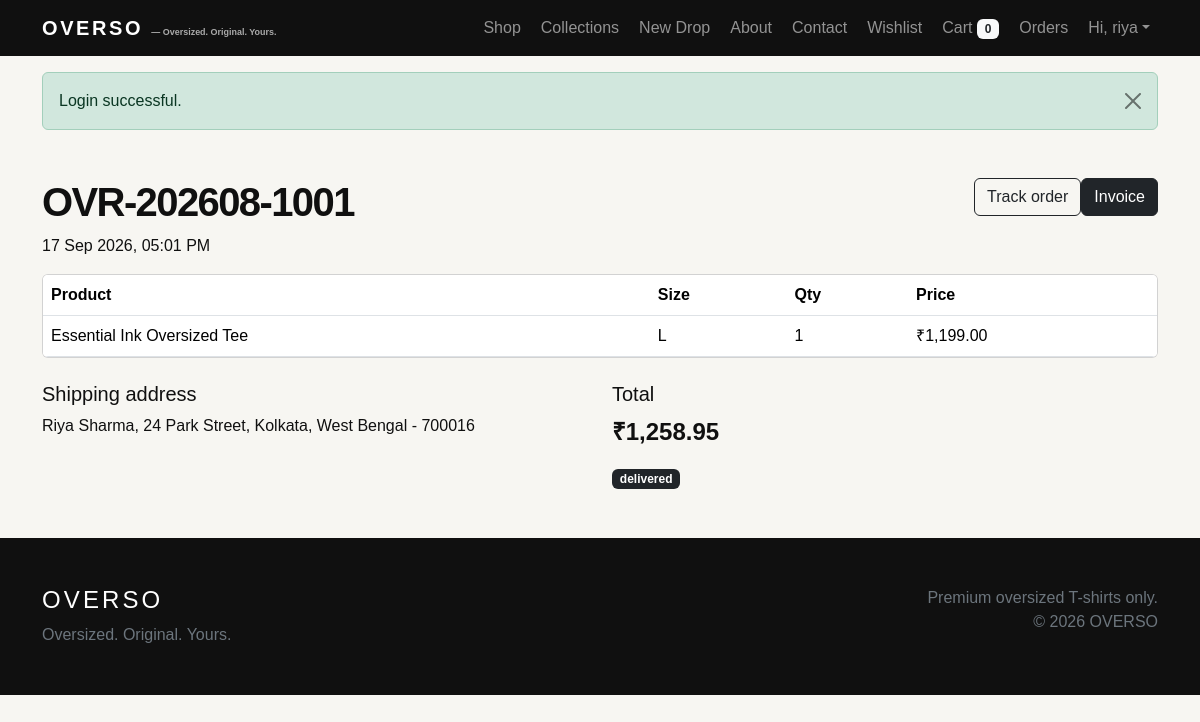
/order-details.php?id=1 (signed in), run on the app's committed database.
### tables this page shows
CREATE TABLE orders (id INT AUTO_INCREMENT PRIMARY KEY,order_number VARCHAR(30) UNIQUE NOT NULL,user_id INT NOT NULL,coupon_id INT NULL,shipping_address TEXT NOT NULL,billing_address TEXT NOT NULL,subtotal DECIMAL(10,2) NOT NULL,coupon_discount DECIMAL(10,2) DEFAULT 0,tax DECIMAL(10,2) DEFAULT 0,delivery_charge DECIMAL(10,2) DEFAULT 0,total_amount DECIMAL(10,2) NOT NULL,payment_method ENUM('cod','upi','card','netbanking') NOT NULL,payment_status ENUM('pending','paid','failed') DEFAULT 'pending',order_status ENUM('pending','confirmed','packed','shipped','out_for_delivery','delivered','cancelled') DEFAULT 'pending',created_at TIMESTAMP DEFAULT CURRENT_TIMESTAMP,FOREIGN KEY(user_id) REFERENCES users(id),FOREIGN KEY(coupon_id) REFERENCES coupons(id),INDEX(order_status));

CREATE TABLE order_items (id INT AUTO_INCREMENT PRIMARY KEY,order_id INT NOT NULL,product_id INT NOT NULL,product_name VARCHAR(150) NOT NULL,size VARCHAR(10) NOT NULL,quantity INT NOT NULL,unit_price DECIMAL(10,2) NOT NULL,FOREIGN KEY(order_id) REFERENCES orders(id) ON DELETE CASCADE,FOREIGN KEY(product_id) REFERENCES products(id));

### config/database.php (called while the page is built, shortened)
<?php
function db(): PDO {
    static $pdo;
    if (!$pdo) {
        $pdo = new PDO('mysql:host='.DB_HOST.';dbname='.DB_NAME.';charset=utf8mb4', DB_USER, DB_PASS, [
            PDO::ATTR_ERRMODE => PDO::ERRMODE_EXCEPTION,
            PDO::ATTR_DEFAULT_FETCH_MODE => PDO::FETCH_ASSOC,
        ]);
    }
    return $pdo;
}

### includes/functions.php (called while the page is built, shortened)
<?php
require_once __DIR__ . '/../config/database.php';
function e($value): string { return htmlspecialchars((string)$value, ENT_QUOTES, 'UTF-8'); }
function base(string $path = ''): string {
    return preg_match('#^https?://#i', $path) ? $path : '/OVERSO/' . ltrim($path, '/');
}
function money($amount): string { return '₹' . number_format((float)$amount, 2); }

### order-details.php (the view)
<?php require 'includes/functions.php';require_login();$q=db()->prepare('SELECT * FROM orders WHERE id=? AND user_id=?');$q->execute([(int)($_GET['id']??0),user()['id']]);$o=$q->fetch();if(!$o)go('orders.php');$i=db()->prepare('SELECT * FROM order_items WHERE order_id=?');$i->execute([$o['id']]);$items=$i->fetchAll();$pageTitle='Order Details';require 'includes/header.php';require 'includes/navbar.php'; ?><main class="container my-5"><div class="d-flex justify-content-between"><div><h1 class="section-title"><?=e($o['order_number'])?></h1><p><?=date('d M Y, h:i A',strtotime($o['created_at']))?></p></div><div><a class="btn btn-outline-dark" href="<?=base('track-order.php?id='.$o['id'])?>">Track order</a><a class="btn btn-dark" href="<?=base('invoice.php?id='.$o['id'])?>">Invoice</a></div></div><div class="card table-responsive"><table class="table mb-0"><thead><tr><th>Product</th><th>Size</th><th>Qty</th><th>Price</th></tr></thead><tbody><?php foreach($items as $x): ?><tr><td><?=e($x['product_name'])?></td><td><?=e($x['size'])?></td><td><?=$x['quantity']?></td><td><?=money($x['unit_price']*$x['quantity'])?></td></tr><?php endforeach ?></tbody></table></div><div class="row mt-4"><div class="col-md-6"><h5>Shipping address</h5><p><?=nl2br(e($o['shipping_address']))?></p></div><div class="col-md-6"><h5>Total</h5><p class="fs-4 fw-bold"><?=money($o['total_amount'])?></p><span class="badge text-bg-dark"><?=e(str_replace('_',' ',$o['order_status']))?></span></div></div></main><?php require 'includes/footer.php'; ?>

### assets/css/style.css (style rules this page uses)
:root { --ink:#101010;--paper:#f7f6f2;--lime:#d6ff39 }
body { background:var(--paper);color:var(--ink);font-family:Arial,sans-serif }
.section-title { font-weight:800;letter-spacing:-.04em }
.table { background:#fff }

### data on the page
orders: order_number "OVR-202608-1001", created_at "17 Sep 2026, 05:01 PM", shipping_address "Riya Sharma, 24 Park Street, Kolkata, West Bengal - 700016", total_amount "₹1,258.95", order_status "delivered"
order_items: product_name "Essential Ink Oversized Tee", size "L", quantity "1", money($x['unit_price']*$x['quantity']) "₹1,199.00"

### other printed values
cart_count() "0"
user()['username'] "riya"
$msg "Login successful."
